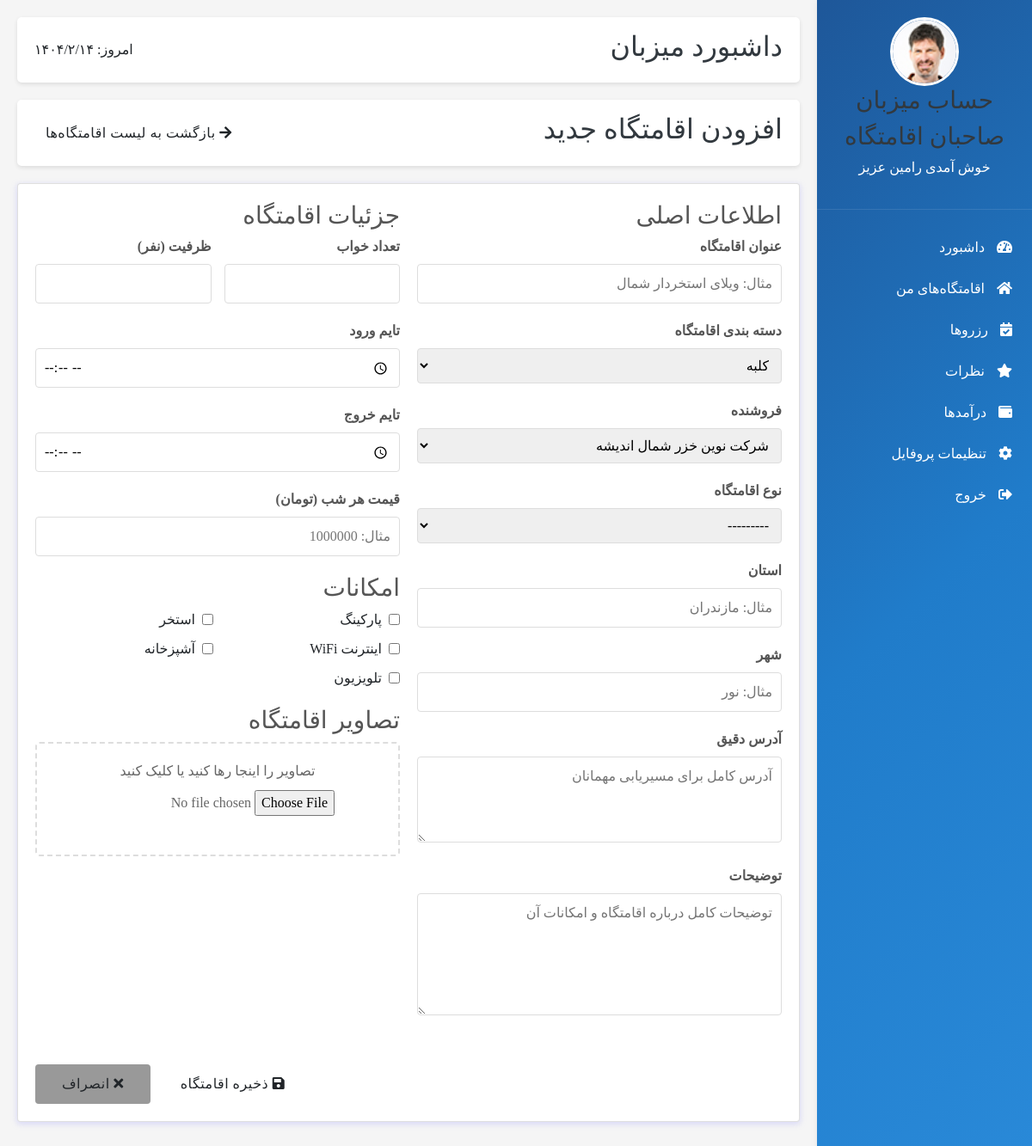
The page /admin-panel/eghamat_add/ (signed in) on the database its author committed.
### user_account/models.py (models this page shows, shortened)
class User(AbstractUser):
    user_number = models.CharField(max_length=50, null=True, verbose_name='شماره تماس')
    verification_code = models.CharField(max_length=6, null=True, blank=True)
    avatar = models.ImageField(upload_to='media', default='', null=True, verbose_name='آواتار')
    class Meta:
        verbose_name = 'کاربر'
        verbose_name_plural = 'کاربران'

### seller_admin_panel/views.py (the view, shortened to what this page needs)
@method_decorator(permission_checker_decorator_factory(), name='dispatch')
class Eghamatgah_add(CreateView):
    model = Eghamatgah
    form_class = EghamatForm
    template_name = 'eghamatgah/add_eghamatgah.html'
    success_url = reverse_lazy('eghamat_list_dashboard')

### eghamatgah/forms.py (shortened to what this page needs)
class EghamatForm(forms.ModelForm):
    class Meta:
        model = Eghamatgah
        fields = '__all__'

### utils/my_decoretors.py (called while the page is built)
def permission_checker_decorator_factory(data=None):
    def permission_checker_decorator(func):
        def wrapper(request: HttpRequest, *args, **kwargs):
            print(data)
            if request.user.is_authenticated and request.user.is_superuser:
                return func(request, *args, **kwargs)
            else:
                return redirect(reverse('login_page'))
        return wrapper
    return permission_checker_decorator

### seller_admin_panel/templates/eghamatgah/add_eghamatgah.html (shortened to what this page needs)
{% extends 'base/seller_dashboard.html' %}
{% block admin_content %}
            <div class="dashboard-header">
            <h2>داشبورد میزبان</h2>
            <div>
                <span id="current-date">امروز: ۱۴۰۲/۰۵/۱۵</span>
            </div>
        </div>
<div>
    <div class="dashboard-header">
        <h2>افزودن اقامتگاه جدید</h2>
        <a href="{% url 'eghamat_list_dashboard' %}" class="btn" id="back-to-properties"><i class="fas fa-arrow-right"></i> بازگشت به لیست اقامتگاه‌ها</a>
    </div>
    <div class="card">
        <form method="post" enctype="multipart/form-data">
            <div style="display: grid; grid-template-columns: 1fr 1fr; gap: 20px;">
                <div>
                    <h3>اطلاعات اصلی</h3>
                    <div class="form-group">
                        <label for="id_title">عنوان اقامتگاه</label>
                        <input type="text" name="title" id="id_title" placeholder="مثال: ویلای استخردار شمال" required>
                    </div>
                    <div class="form-group">
                        <label for="id_Ecategory">دسته بندی اقامتگاه</label>
                        <select name="Ecategory" id="id_Ecategory" >
                            {% for category in form.Ecategory.field.queryset %}
                                <option value="{{ category.id }}">{{ category.title }}</option>
                            {% endfor %}
                        </select>
                    </div>
                    <div class="form-group">
                        <label for="id_seller">فروشنده</label>
                        <select name="seller" id="id_seller" >
                            {% for seller in form.seller.field.queryset %}
                                <option value="{{ seller.id }}">{{ seller.company_name }}</option>
                            {% endfor %}
                        </select>
                    </div>
                    <div class="form-group">
                        <label for="id_type">نوع اقامتگاه</label>
                        <select name="eghamat_type" id="id_type" >
                            {% for value, label in form.eghamat_type.field.choices %}
                                 <option value="{{ value }}">{{ label }}</option>
                            {% endfor %}
                        </select>
                    </div>
                    <div class="form-group">
                        <label for="id_ostan">استان</label>
                        <input type="text" name="ostan" id="id_ostan" placeholder="مثال: مازندران" required>
                    </div>
                    <div class="form-group">
                        <label for="id_shahr">شهر</label>
                        <input type="text" name="shahr" id="id_shahr" placeholder="مثال: نور" required>
                    </div>
                    <div class="form-group">
                        <label for="id_address">آدرس دقیق</label>
                        <textarea rows="3" name="address" id="id_address" placeholder="آدرس کامل برای مسیریابی مهمانان" required></textarea>
                    </div>
                    <div class="form-group">
                        <label for="id_description">توضیحات</label>
                        <textarea rows="5" name="description" id="id_description" placeholder="توضیحات کامل درباره اقامتگاه و امکانات آن"></textarea>
                    </div>
                </div>
                <div>
                    <h3>جزئیات اقامتگاه</h3>
                    <div style="display: grid; grid-template-columns: 1fr 1fr; gap: 15px;">
                        <div class="form-group">
                            <label for="id_tedad_otagh">تعداد خواب</label>
                            <input type="number" name="tedad_otagh" id="id_tedad_otagh"required>
                        </div>
                        <div class="form-group">
                            <label for="id_zarfiat">ظرفیت (نفر)</label>
                            <input type="number" name="zarfiat" id="id_zarfiat"required>
                        </div>
                    </div>
                    <div class="form-group">
                        <label for="id_time_voroud">تایم ورود</label>
                        <input type="time" name="time_voroud" id="id_time_voroud" required>
                    </div>
                    <div class="form-group">
                        <label for="id_time_khorouj">تایم خروج</label>
                        <input type="time" name="time_khorouj" id="id_time_khorouj" required>
                    </div>
                    <div class="form-group">
                        <label for="id_gheymat_har_shab">قیمت هر شب (تومان)</label>
                        <input type="number" name="gheymat_har_shab" id="id_gheymat_har_shab" placeholder="مثال: 1000000" required>
                    </div>
                    <h3 style="margin-top: 20px;">امکانات</h3>
                    <div style="display: grid; grid-template-columns: 1fr 1fr; gap: 10px;">
                        <label class="checkbox-label">
                            {{ form.parking }} پارکینگ
                        </label>
                        <label class="checkbox-label">
                            {{form.pool}} استخر
                        </label>
                        <label class="checkbox-label">
                            {{form.wifi}} اینترنت WiFi
                        </label>
                        <label class="checkbox-label">
                            {{ form.kitchen }} آشپزخانه
                        </label>
                        <label class="checkbox-label">
                            {{form.tv}} تلویزیون
                        </label>
                    </div>
                    <h3 style="margin-top: 20px;">تصاویر اقامتگاه</h3>
                    <div class="image-upload">
                        <label for="id_image" class="upload-label">
                        <span>تصاویر را اینجا رها کنید یا کلیک کنید</span>
                        <input type="file" name="image" id="id_image">
                    </div>
                </div>
            </div>
            <div style="margin-top: 30px; text-align: left;">
                <button type="submit" class="btn" style="padding: 10px 30px;">
                    <i class="fas fa-save"></i> ذخیره اقامتگاه
                </button>
                <button type="reset" class="btn" style="background: #999; padding: 10px 30px;">
                    <i class="fas fa-times"></i> انصراف
                </button>
            </div>
        </form>
    </div>
</div>
{% endblock %}

### seller_admin_panel/templates/include/sidebar.html
    <div class="sidebar">
        <div class="sidebar-header">
            <img src="{{ user.avatar.url }}" alt="{{ user.title}}">
            <h3>حساب میزبان</h3>
            <h3>صاحبان اقامتگاه</h3>
            <p>خوش آمدی {{ user.first_name }} عزیز</p>
        </div>
        <div class="sidebar-menu">
            <a href="{% url 'admin_home' %}"><i class="fas fa-tachometer-alt"></i> داشبورد</a>
            <a href="{% url 'eghamat_list_dashboard' %}"><i class="fas fa-home"></i> اقامتگاه‌های من</a>
            <a href="{% url 'booking_list' %}"><i class="fas fa-calendar-check"></i> رزروها</a>
            <a href="{% url 'comment_list' %}"><i class="fas fa-star"></i> نظرات</a>
            <a href="{% url 'daramad' %}"><i class="fas fa-wallet"></i> درآمدها</a>
            <a href="{% url 'seller_profile' %}"><i class="fas fa-cog"></i> تنظیمات پروفایل</a>
            <a href="{% url 'home' %}"><i class="fas fa-sign-out-alt"></i> خروج</a>
        </div>
    </div>

### static/admin_panel/css/style.css (style rules this page uses)
.sidebar { width: 250px; background: linear-gradient(135deg, #1e5799 0%,#207cca 51%,#2989d8 100%); color: white; padding: 20px 0; box-shadow: 2px 0 10px rgba(0,0,0,0.1); }
.sidebar-header { padding: 0 20px 20px; border-bottom: 1px solid rgba(255,255,255,0.1); text-align: center; }
.sidebar-header img { width: 80px; height: 80px; border-radius: 50%; object-fit: cover; border: 3px solid white; }
.sidebar-menu { padding: 20px 0; }
.sidebar-menu a { display: block; padding: 12px 20px; color: white; text-decoration: none; transition: all 0.3s; border-right: 3px solid transparent; }
.sidebar-menu i { margin-left: 10px; }
.dashboard-header { background: white; padding: 15px 20px; border-radius: 5px; box-shadow: 0 2px 5px rgba(0,0,0,0.1); margin-bottom: 20px; display: flex; justify-content: space-between; align-items: center; }
.card { background: white; border-radius: 5px; padding: 20px; box-shadow: 0 2px 5px rgba(0,0,0,0.1); }
.card h3 { margin-top: 0; color: #555; }
.btn { display: inline-block; padding: 8px 15px; background: #2989d8; color: white; border-radius: 4px; text-decoration: none; font-size: 14px; transition: all 0.3s; }
.form-group { margin-bottom: 15px; }
.form-group label { display: block; margin-bottom: 5px; font-weight: bold; color: #555; }
.form-group input, .form-group select, .form-group textarea { width: 100%; padding: 10px; border: 1px solid #ddd; border-radius: 4px; font-family: inherit; }
.form-group textarea { resize: vertical; }
.checkbox-label { display: flex; align-items: center; gap: 8px; cursor: pointer; user-select: none; }
.image-upload { border: 2px dashed #ddd; border-radius: 5px; padding: 20px; text-align: center; margin-bottom: 20px; }
.upload-label { display: flex; flex-direction: column; align-items: center; gap: 10px; cursor: pointer; color: #666; }
.form-group { margin-bottom: 20px; }
.form-group label { display: block; margin-bottom: 8px; font-weight: bold; color: #555; }
.form-group input, .form-group select, .form-group textarea { width: 100%; padding: 10px; border: 1px solid #ddd; border-radius: 4px; }
.form-group textarea { resize: vertical; min-height: 100px; }

### rows shown on the page
User: avatar (picture), first_name "رامین"

### other values the page prints
form field Ecategory "کلبه"
form field seller "شرکت نوین خزر شمال اندیشه"
form field eghamat_type "---------"
